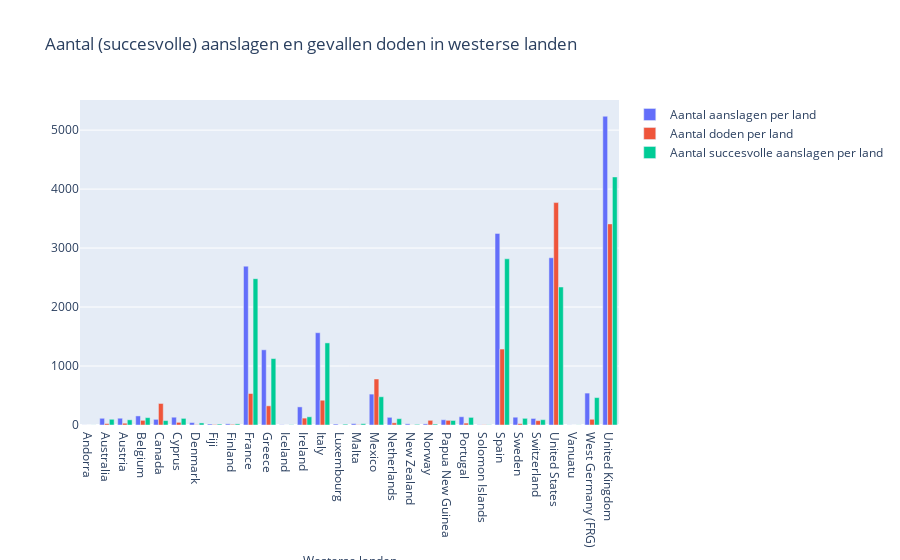

Here is the notebook cell this chart was saved with:
### Markdown cell above
In de bovenstaande figuur worden het aantal aanslagen wereldwijd weergegeven, waarbij het precieze aantal aanslagen per land zichtbaar wordt wanneer de muis over het land wordt geplaatst. Het is duidelijk te zien dat de landen met het hoogste aantal aanslagen zich bevinden in het Midden-Oosten en Azië, en niet in westerse landen. Dit staat in contrast met de berichtgeving in de media, die juist vaak de nadruk legt op aanslagen in het Westen. Deze observatie wordt bevestigd door de bovenstaande wereldkaart.

Op het eerste gezicht lijkt dit argument logisch, maar het is belangrijk om te realiseren dat de landen in het Midden-Oosten en Azië enkele extreme gevallen vertegenwoordigen, en dat het niet gaat om het totale aantal aanslagen in niet-westerse landen in vergelijking met westerse landen. Om een duidelijker beeld te schetsen van de verdeling van aanslagen tussen westerse en niet-westerse landen, zullen we gebruikmaken van aanvullende visualisaties.

### Code cell
fig = go.Figure()
fig.add_trace(go.Bar(name='Aantal aanslagen per land', x= west['country_txt'], y=west['Event']))
fig.add_trace(go.Bar(name='Aantal doden per land', x= west['country_txt'], y=west['nkill']))
fig.add_trace(go.Bar(name='Aantal succesvolle aanslagen per land', x= west['country_txt'], y=west['success']))

fig = fig.update_layout(
    title="Aantal (succesvolle) aanslagen en gevallen doden in westerse landen",
    autosize=True,
    annotations=[dict(xref='paper',
                    yref='paper',
                    y= -0.45,
                    showarrow=False,
                    text='Westerse landen')])

fig.show()

### Figure 1 — Plotly figure (JSON) as saved in the notebook; plotly's stock layout.template omitted (floating-point values rounded to 4 significant figures)
{"data": [{"name": "Aantal aanslagen per land", "type": "bar", "x": ["Andorra", "Australia", "Austria", "Belgium", "Canada", "Cyprus", "Denmark", "Fiji", "Finland", "France", "Greece", "Iceland", "Ireland", "Italy", "Luxembourg", "Malta", "Mexico", "Netherlands", "New Zealand", "Norway", "Papua New Guinea", "Portugal", "Solomon Islands", "Spain", "Sweden", "Switzerland", "United States", "Vanuatu", "West Germany (FRG)", "United Kingdom"], "y": [1, 114, 115, 154, 96, 132, 41, 17, 20, 2693, 1275, 4, 307, 1565, 16, 23, 524, 130, 20, 19, 89, 140, 4, 3249, 132, 111, 2836, 2, 541, 5235]}, {"name": "Aantal doden per land", "type": "bar", "x": ["Andorra", "Australia", "Austria", "Belgium", "Canada", "Cyprus", "Denmark", "Fiji", "Finland", "France", "Greece", "Iceland", "Ireland", "Italy", "Luxembourg", "Malta", "Mexico", "Netherlands", "New Zealand", "Norway", "Papua New Guinea", "Portugal", "Solomon Islands", "Spain", "Sweden", "Switzerland", "United States", "Vanuatu", "West Germany (FRG)", "United Kingdom"], "y": [0, 23, 30, 79, 365, 45, 5, 8, 11, 534, 325, 0, 117, 420, 0, 5, 780, 37, 1, 79, 79, 32, 4, 1288, 22, 74, 3771, 0, 97, 3410]}, {"name": "Aantal succesvolle aanslagen per land", "type": "bar", "x": ["Andorra", "Australia", "Austria", "Belgium", "Canada", "Cyprus", "Denmark", "Fiji", "Finland", "France", "Greece", "Iceland", "Ireland", "Italy", "Luxembourg", "Malta", "Mexico", "Netherlands", "New Zealand", "Norway", "Papua New Guinea", "Portugal", "Solomon Islands", "Spain", "Sweden", "Switzerland", "United States", "Vanuatu", "West Germany (FRG)", "United Kingdom"], "y": [1, 97, 88, 125, 75, 112, 35, 16, 19, 2481, 1126, 4, 139, 1392, 14, 22, 479, 107, 11, 16, 77, 129, 4, 2818, 113, 90, 2340, 2, 465, 4206]}], "layout": {"annotations": [{"showarrow": false, "text": "Westerse landen", "xref": "paper", "y": -0.45, "yref": "paper"}], "autosize": true, "title": {"text": "Aantal (succesvolle) aanslagen en gevallen doden in westerse landen"}}}
